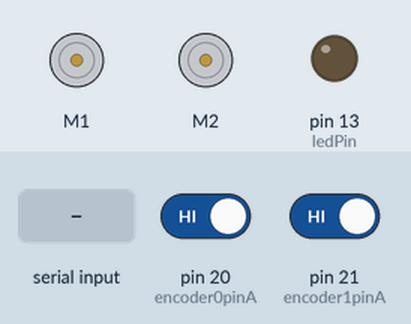
Recording of a sketch running on a simulated Arduino Mega 2560, built with avr-gcc and run on an emulated ATmega2560. Parts: 2 × DC motor (green arrow = forward, orange = backward, longer = faster), output pins drawn as LEDs (lit = HIGH). Inputs (shaded band) come from the test bench; at power-on: pin 20 (encoder0pinA) HIGH, pin 21 (encoder1pinA) HIGH. What the sketch prints to the serial monitor is not drawn.

Above: at 1.2 s.
1.3 s: "90,45\n" received over the second serial link
At 1.7 s:
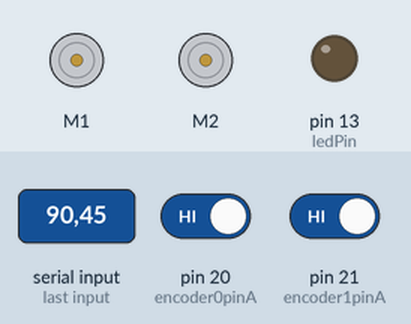
2.8 s: "30,150\n" received over the second serial link
At 3.4 s:
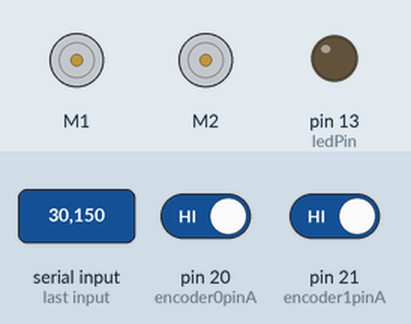
4.3 s: "1" received over the second serial link
At 5.6 s:
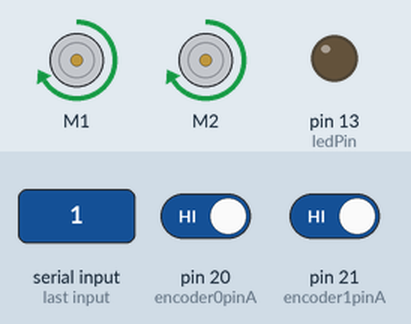
7.9 s: "1" received over Serial
At 9.3 s:
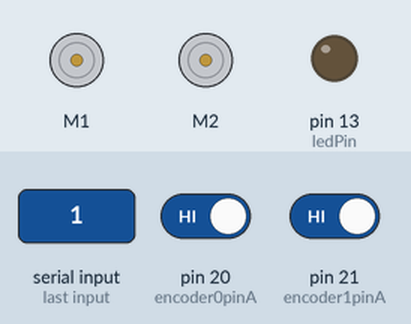
Timing chart, 0 to 10.9 s (numbered marks = the images above; inputs shaded):
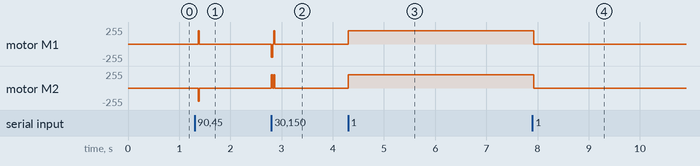

Measured:
- after the input at 1.3 s, motor M1: stopped → forward 200/255 after 0.07 s, → stopped 0.02 s later; motor M2: stopped → backward 200/255 after 0.07 s, → stopped 0.02 s later
- after the input at 2.8 s, motor M1: stopped → backward 200/255 at once, → stopped 0.02 s later, → forward 200/255 0.02 s later, → stopped 0.02 s later; motor M2: alternates forward 200/255 for 0.02 s and stopped for 0.02 s, 4 changes in all, then stays stopped, starting at once
- after the input at 4.3 s, motor M1, motor M2: stopped → forward 200/255 at once
- after the input at 7.9 s, motor M1, motor M2: forward 200/255 → stopped at once

The sketch:

Motor_Ctrl_BT_And_Encoder_Control_TRIAL1_1_3_1.ino
```cpp
#include <AFMotor.h>

AF_DCMotor motor1(1);
AF_DCMotor motor2(2);

//The sample code for driving one way motor encoder
const byte encoder0pinA = 20;//A pin -> the interrupt pin X
const byte encoder0pinB = 40;//B pin -> the digital pin Y
byte encoder0PinALast;

const byte encoder1pinA = 21;//A pin -> the interrupt pin X
const byte encoder1pinB = 41;//B pin -> the digital pin Y
byte encoder1PinALast;

int duration0;//the number of the pulses
int duration1;

int fwdRotation0; //the number of full wheel rotations forward
int fwdRotation1;
int backRotation0; //the number of full wheel rotations backwards
int backRotation1;

bool Direction0;//the rotation direction
bool Direction1;

bool RwheelFwd;
bool LwheelFwd;

bool bluetoothOverride;
int state;

const float pi = 3.1415;
const float WHEEL_DIAMETER = 6.5;
const float CIRCUMFERENCE = pi * WHEEL_DIAMETER;
const int PULSES_PER_ROTATION = 2 * 960;  //Both pulse rising/falling edge counted
const float DIST_PER_ROTATION = CIRCUMFERENCE / PULSES_PER_ROTATION;
unsigned long startTime;
unsigned long endTime;
long dist;


#define ledPin 13
//int state = 0;
int counter;

void setup() {
  pinMode(ledPin, OUTPUT);
  //digitalWrite(ledPin, LOW);
  //Serial1.begin(38400); // Default communication rate of the Bluetooth module
  ////Serial.begin(9600);

  //Serial.begin(57600);//Initialize the serial port
  Serial.begin(9600);
  Serial.setTimeout(1);

  EncoderInit();//Initialize the module

  Serial1.begin(9600);
  Serial1.println("Starting Up...");

  motor1.setSpeed(200);
	motor1.run(RELEASE);
  motor2.setSpeed(200);
	motor2.run(RELEASE);
  RwheelFwd = false;
  LwheelFwd = false;
  startTime = 0.0;
  endTime = 0.0;
  counter = 0;

  bluetoothOverride = false; //True if regular USB-Serial communication, False for Bluetooth override
  state = 0;
}

void loop() {
  uint8_t i;

  if (duration0 > PULSES_PER_ROTATION || (duration0 < (-PULSES_PER_ROTATION))){
    if (duration0 < 0) {
      backRotation0++;
    } else {
      fwdRotation0++;
    }
    duration0 = 0;
  }

  if ((duration1 > PULSES_PER_ROTATION) || (duration1 < (-PULSES_PER_ROTATION))){
    if (duration1 < 0) {
      backRotation1++;
    } else {
      fwdRotation1++;
    }
    duration1 = 0;
  }
  Serial.write(duration0/2);  //Left Wheel Pulses
  Serial.write(duration1/2);  //Right Wheel Pulses

  if(Serial.available() > 0){ // Retrieves the data from jetson sent over Serial
    int USBstate = Serial.readString().toInt();
    state = USBstate;

    updateState();

    if (LwheelFwd && RwheelFwd) {           //STRAIGHT FORWARD
      motor1.run(FORWARD);
      motor2.run(FORWARD);
      Serial.println("GO FORWARD");
      delay(1000);
    }
    else if (LwheelFwd && !(RwheelFwd)) {   //TURN LEFT
      motor1.run(FORWARD);
      motor2.run(BACKWARD);
      Serial.println("LEFT TURN");
      delay(1000);
    }
    else if (!(LwheelFwd) && RwheelFwd) {   //TURN RIGHT
      motor1.run(BACKWARD);
      motor2.run(FORWARD);
      Serial.println("RIGHT TURN");
      delay(1000);
    }
    else if (!(LwheelFwd) && !(RwheelFwd)) {
      motor1.run(RELEASE);
      motor2.run(RELEASE);
      Serial.println("STOP");
      delay(1000);
    }
    else {  //STOP
      motor1.run(RELEASE);
      motor2.run(RELEASE);
      Serial.println("ERROR");
      delay(1000);
    }
  }

  if(Serial1.available() > 0){ // Checks whether data is coming from the Serial1 port
    bluetoothOverride = true;

    int BTstate = Serial1.read(); // Reads the data from the Serial1 port

    state = BTstate;

    updateState();

    if (LwheelFwd && RwheelFwd) {           //STRAIGHT FORWARD
      motor1.run(FORWARD);
      motor2.run(FORWARD);
    }
    else if (LwheelFwd && !(RwheelFwd)) {   //TURN LEFT
      motor1.run(FORWARD);
      motor2.run(BACKWARD);
    }
    else if (!(LwheelFwd) && RwheelFwd) {   //TURN RIGHT
      motor1.run(BACKWARD);
      motor2.run(FORWARD);
    }
    else {  //STOP
      motor1.run(RELEASE);
      motor2.run(RELEASE);
    }
    bluetoothOverride = false;

  } else {
    ; // NO BLUETOOTH DATA TRANSMITTED
  }
}

void EncoderInit()
{
  Direction0 = true;  //default -> Forward
  Direction1 = true;
  pinMode(encoder0pinB, INPUT);
  pinMode(encoder1pinB, INPUT);
  attachInterrupt(3, wheelSpeed0, CHANGE);
  attachInterrupt(2, wheelSpeed1, CHANGE);
}

void wheelSpeed0()
{
  int Lstate0 = digitalRead(encoder0pinA);

  if ((encoder0PinALast == LOW) && Lstate0 == HIGH) {
    int val = digitalRead(encoder0pinB);

    if (val == LOW && Direction0) {
      Direction0 = false; //Reverse
    }
    else if (val == HIGH && !Direction0) {
      Direction0 = true;  //Forward
    }
  }
  encoder0PinALast = Lstate0;

  if (!Direction0) {
    duration0++;
  } else {
    duration0--;
  }
}

void wheelSpeed1()
{
  int Lstate1 = digitalRead(encoder1pinA);

  if ((encoder1PinALast == LOW) && Lstate1 == HIGH) {
    int val = digitalRead(encoder1pinB);

    if (val == LOW && Direction1) {
      Direction1 = false; //Reverse
    }
    else if (val == HIGH && !Direction1) {
      Direction1 = true;  //Forward
    }
  }
  encoder1PinALast = Lstate1;

  if (!Direction1) {
    duration1++;
  } else {
    duration1--;
  }
}

void updateState(){
  switch (state) {
      case '1':  //UP ARROW ↑
          LwheelFwd = true;
          RwheelFwd = true;
        break;

      case '2': //DOWN ARROW ↓
          LwheelFwd = false;
          RwheelFwd = false;
        break;

      case '3': //RIGHT ARROW →
          LwheelFwd = false;
          RwheelFwd = true;
        break;

      case '4': //LEFT ARROW ←
          LwheelFwd = true;
          RwheelFwd = false;
        break;

      default:
          LwheelFwd = false;
          RwheelFwd = false;
          Serial.println("\nInvalid Input...");
          Serial1.println("\nInvalid Input...");
        break;
    }
}
```
